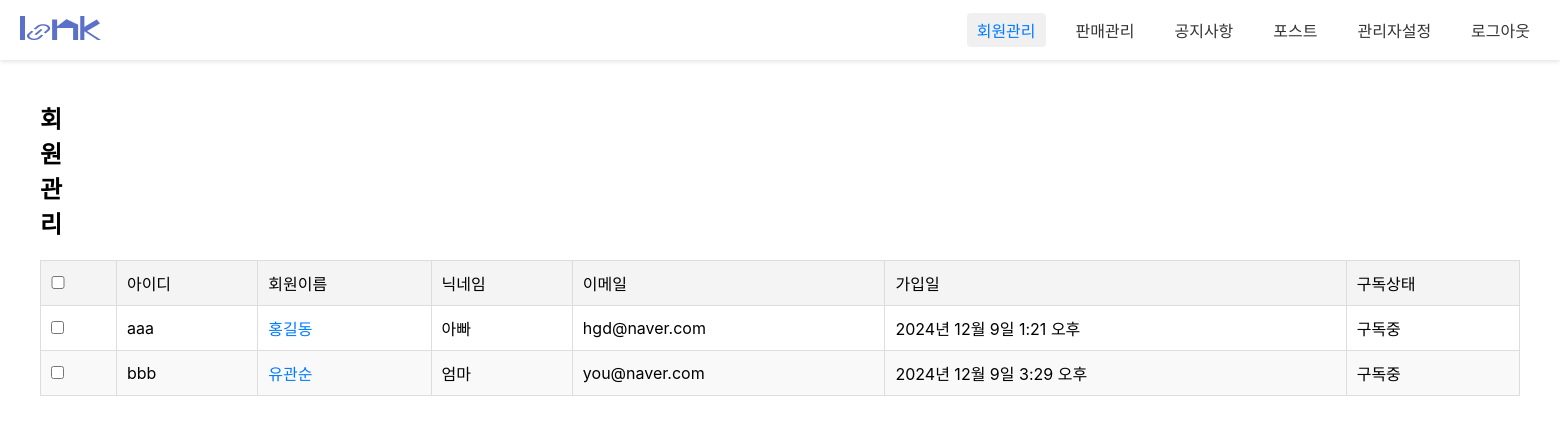
The app's page /admin1/admin_memList/, older data.
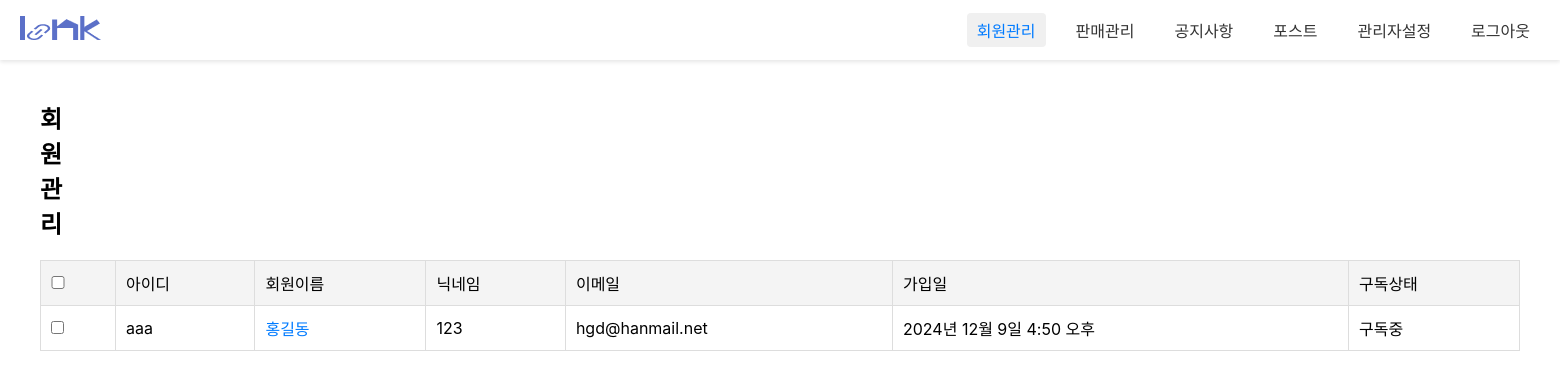
The same page, newer data.
### loginpage/models.py (models this page shows, shortened)
class Member(models.Model):
  id = models.CharField(max_length=50,primary_key=True)
  pw = models.CharField(max_length=100)
  name = models.CharField(max_length=100)
  nicName = models.CharField(max_length=100,default='123')
  mail = models.EmailField(max_length=100)
  birthday = models.CharField(max_length=50)
  gender = models.CharField(max_length=10,choices=[('남자', '남자'), ('여자', '여자')])
  mdate = models.DateTimeField(auto_now=True)

### admin1/views.py (the view)
# urls.py: path('admin_memList/', views.admin_memList, name="admin_memList"),
def admin_memList(request):
	qs = Member.objects.all()
	context = {"mlist":qs}
	return render(request, 'admin_memList.html', context)

### admin1/templates/admin_memList.html (shortened to what this page needs)
{% load static %}
<!DOCTYPE html>
<html lang="ko">
<head>
<link rel="stylesheet" href="{% static 'css/admin1/admin_login.css'%}">
<link rel="stylesheet" href="{% static 'css/admin1/admin_memllist.css'%}">
</head>
<body>
	<nav class="gnb">
		<a href="#" class="logo"><img src="/static/images/admin1/logo_sample.png" alt=""></a>
		<div class="menu">
				<a class="active" href="/admin1/admin_memList/">회원관리</a>
				<a href="#">판매관리</a>
				<a href="/admin1/admin_noticeList/">공지사항</a>
				<a href="/admin1/admin_postList/">포스트</a>
				<a href="/admin1/admin_adminList/">관리자설정</a>
				<a id='a_logout'>로그아웃</a>
		</div>
	</nav>
	<div class="container">
		<div class="con_header">
			<h2>회원 관리</h2>
		</div>
		<table>
			<thead>
				<tr>
					<th><input type="checkbox" id="select_all"></th>
					<th>아이디</th>
					<th>회원이름</th>
					<th>닉네임</th>
					<th>이메일</th>
					<th>가입일</th>
					<th>구독상태</th>
				</tr>
			</thead>
			<tbody>
				{% for mem in mlist %}
				<tr>
					<td><input type="checkbox" class="select_member"></td>
					<td>{{mem.id}}</td>
					<td class="member_name"><a href="/admin1/admin_memView/{{mem.id}}/">{{mem.name}}</a></td>
					<td>{{mem.nicName}}</td>
					<td>{{mem.mail}}</td>
					<td>{{mem.mdate}}</td>
					<td>구독중</td>
				</tr>
				{% endfor %}
			</tbody>
		</table>
	</div>
</body>
</html>

Row changes from the older to the newer data that the page shows:
removed Member: id "bbb", name "유관순", nicName "엄마", mail "you@naver.com", mdate "2024년 12월 9일 3:29 오후"
changed Member "aaa": nicName "아빠" → "123"; mail "hgd@naver.com" → "hgd@hanmail.net"; mdate "2024년 12월 9일 1:21 오후" → "2024년 12월 9일 4:50 오후"
